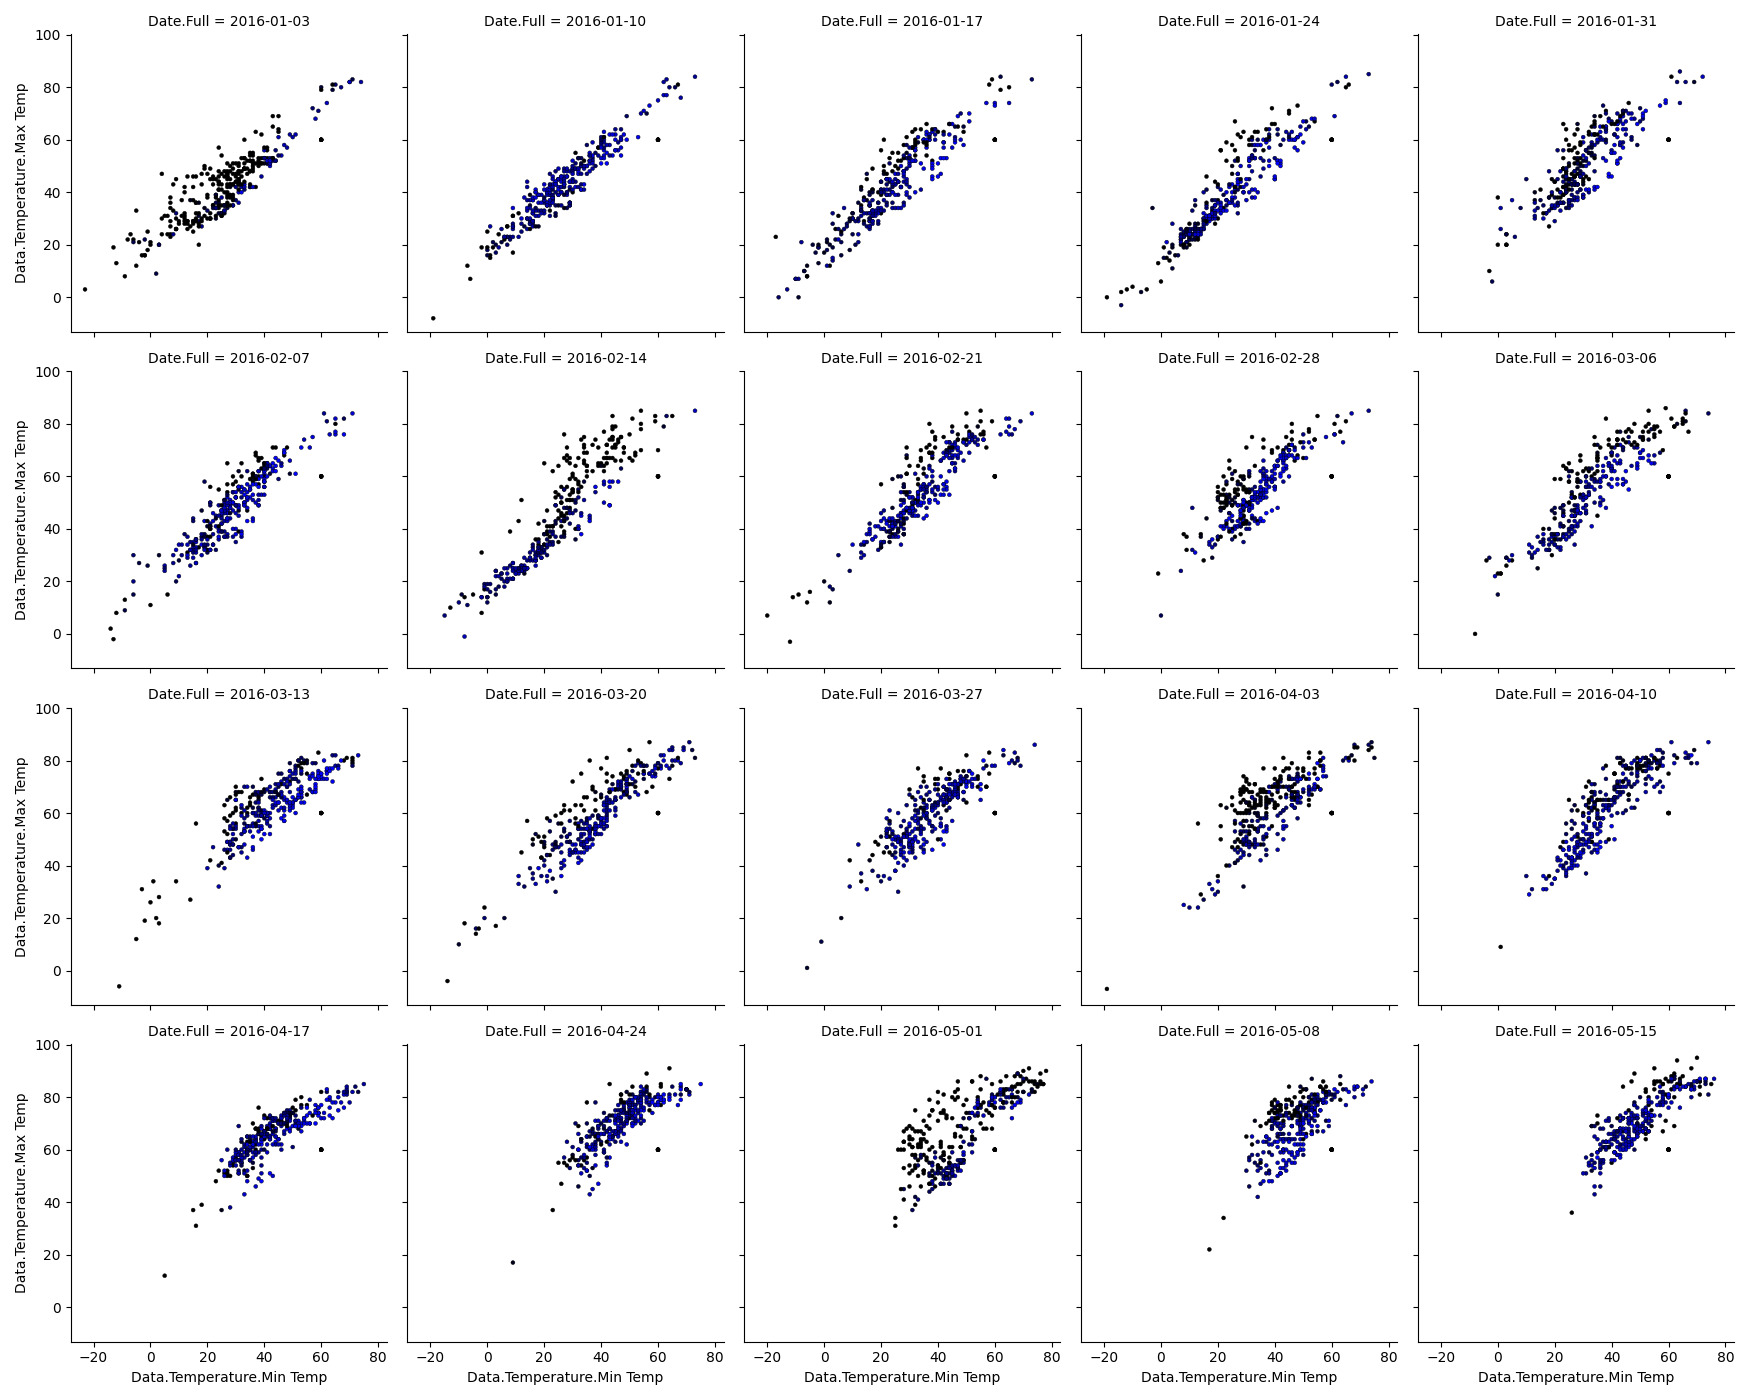

Source code (Python):
import pandas as pd
import seaborn as sns
import matplotlib.pyplot as plt
import matplotlib.colors as mcolors
from matplotlib.colors import LogNorm
import matplotlib.ticker as ticker

# Load the weather data set
df = pd.read_csv("weather.csv")

# Prepare data:
# 1. Clean fields that might have stray spaces
# 2. Remove rows with missing data
# 3. Convert string data to numeric data where necessary
# 4. Replace precipitation values with a value of 0.0 with 0.01 to
#    prepare for using a logarithmic scale on the precipitation
# 5. Collect a subset of 20 dates from the set
df['Date.Full'] = df['Date.Full'].astype(str).str.strip()
df = df.dropna(subset=['Date.Full', 'Data.Temperature.Max Temp', 'Data.Temperature.Min Temp', 'Data.Precipitation'])
df['Data.Temperature.Max Temp'] = pd.to_numeric(df['Data.Temperature.Max Temp'], errors='coerce')
df['Data.Temperature.Min Temp'] = pd.to_numeric(df['Data.Temperature.Min Temp'], errors='coerce')
df['Data.Precipitation'] = pd.to_numeric(df['Data.Precipitation'], errors='coerce')
df = df.dropna(subset=['Data.Temperature.Max Temp', 'Data.Temperature.Min Temp', 'Data.Precipitation'])
df['precip_for_color'] = df['Data.Precipitation'].replace(0, 0.01)
unique_dates = df['Date.Full'].unique()
selected_dates = unique_dates[:20]
df_subset = df[df['Date.Full'].isin(selected_dates)]

# Seaborn does not directly support logarithmic color scaling in its 
# figure level API, so we need to do it ourselves using matplotlib. 
# This option is actually pointed out as an aside in the documentation: 
# https://seaborn.pydata.org/generated/seaborn.scatterplot.html  
cmap = mcolors.LinearSegmentedColormap.from_list("log_precip_cmap", ["black", "blue"])
norm = LogNorm(vmin=0.01, vmax=4.0)

# Create the grid for the small multiples plot and fill each subplot with a scatterplot.
# https://seaborn.pydata.org/generated/seaborn.FacetGrid.html
# https://seaborn.pydata.org/generated/seaborn.scatterplot.html
g = sns.FacetGrid(df_subset, col="Date.Full", col_wrap=5, height=3.5, aspect=1, sharex=True, sharey=True)
g.map_dataframe(sns.scatterplot,
  x='Data.Temperature.Min Temp',
  y='Data.Temperature.Max Temp',
  hue='precip_for_color',
  palette=cmap,
  hue_norm=norm,
  legend=False,  # Disable legend here, we'll add a colorbar later
  s=8,
  edgecolor='k',
  linewidth=0.3,
  ax=plt.gca()
)

plt.savefig("seaborn_effective_A.png")
plt.show()
